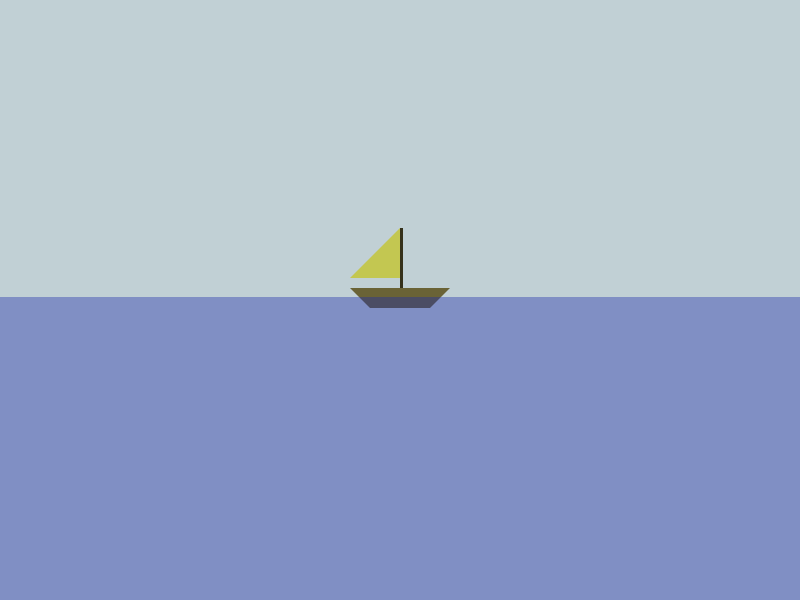
Frame 1 (no input)
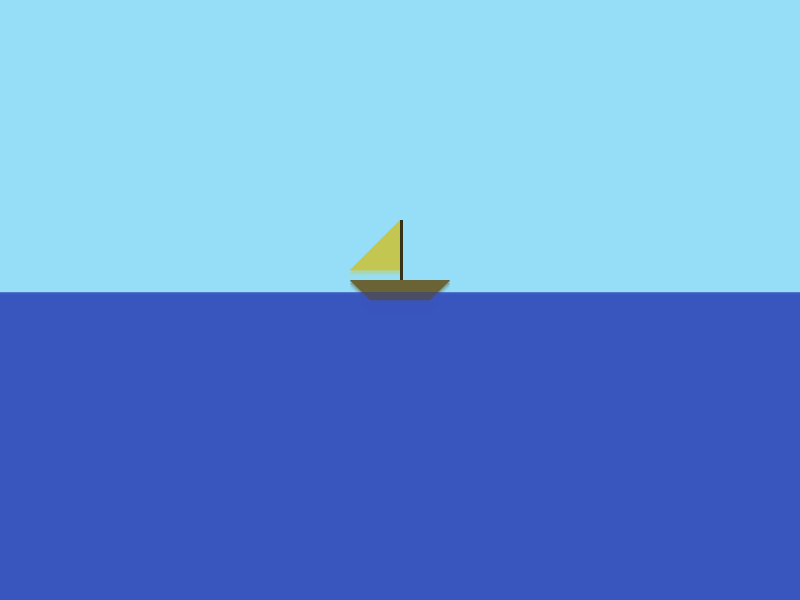
Frame 60 (the mouse pressed at the canvas centre just before this capture)
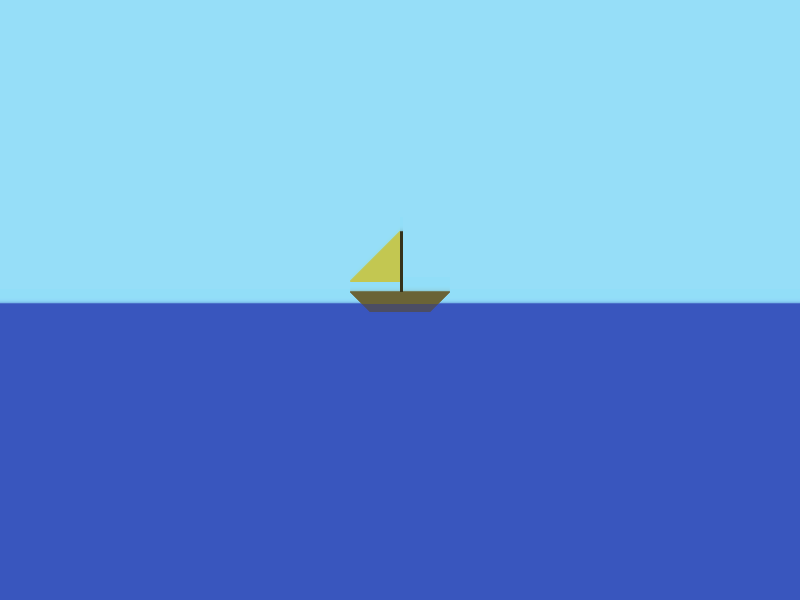
Frame 120 (the mouse held since frame 60 and released just before this capture)

The Processing sketch that drew these frames (run headless with seeded random() and noise(); from frame 60 on, the mouse is pressed at the canvas centre):

// Processing sketch: barcov2
// ── barcov2.pde

float yoff = 0.0;   //inicialización de variables para el ruido
float[] xoff = new float[10];
int numbarcos = 1;   //inicialización del conteo de barcos
int[] xbarcos = new int[10];   //coordenadas de los barcos
int sealevel;   //nivel del mar
float tetha = 0.0;
float inc = TWO_PI/100.0;

void setup() {   //esta función se ejecuta una vez al principio
  size(800, 600);   //creación del lienzo de 800x600
  noStroke();   //las figuras que creare no tendrán bordes
  xbarcos[0] = width/2;   //el primer barco estará en la mitad
  xoff[0] = random(1000);
  sealevel = height/2;   //y el nivel del mar estará en la mitad
}

void draw() {   //esta función se ejecuta todo el tiempo
  fill(150,225,250, 50);   //color de fondo con alfa bajo
  rect(0,0,width,height);  //rectángulo de fondo
  yoff += 0.01;
  tetha += inc;
  sealevel = int(sin(tetha) * height/80 + height/2 - height/160);
  for (int i = 0; i < numbarcos; i++){   //ciclo que se ejecuta "numbarcos" veces
    xoff[i] += 0.005;
    xbarcos[i] = pintarBarco(xbarcos[i],sealevel,xoff[i]);   //llamado a la función pintar barco
  }
  fill(27,44,170, 100);   //color del mar, alfa bajo
  rect(0,sealevel, width, height - sealevel);   //el mar sera un rectángulo
}

int pintarBarco(int x,int y, float myxoff) {   //definición de la función 'pintarBarco'
  x = int(noise(myxoff) * width/100 + x - width/200);   //calculo de las posiciones x , y con ruido
  y = int(noise(yoff) * height/50 + y - height/100 - 10);
  fill(106/2,99/2,54/2);   //colores del barco y figuras que lo componen (un rectángulo, un triangulo y un cudrilatero)
  rect(x,y-60,3,60);
  fill(195,199,81);
  triangle(x,y-10, x,y-60, x-50,y-10);
  fill(106,99,54);
  quad(x-50,y, x+50,y, x+30,y+20, x-30,y+20);
  return x;
}

void mousePressed(){   //función que se ejecuta al presionar el mouse
  if (numbarcos < 10){  //se valida que el número de barcos permanezca en un máximo de 10
    xoff[numbarcos] = random(1000);
    xbarcos[numbarcos] = mouseX;   //se guarda la coordenada del mouse como la posición del nuevo barco
    numbarcos++;   //y se incrementa el conteo de barcos
  }
}
